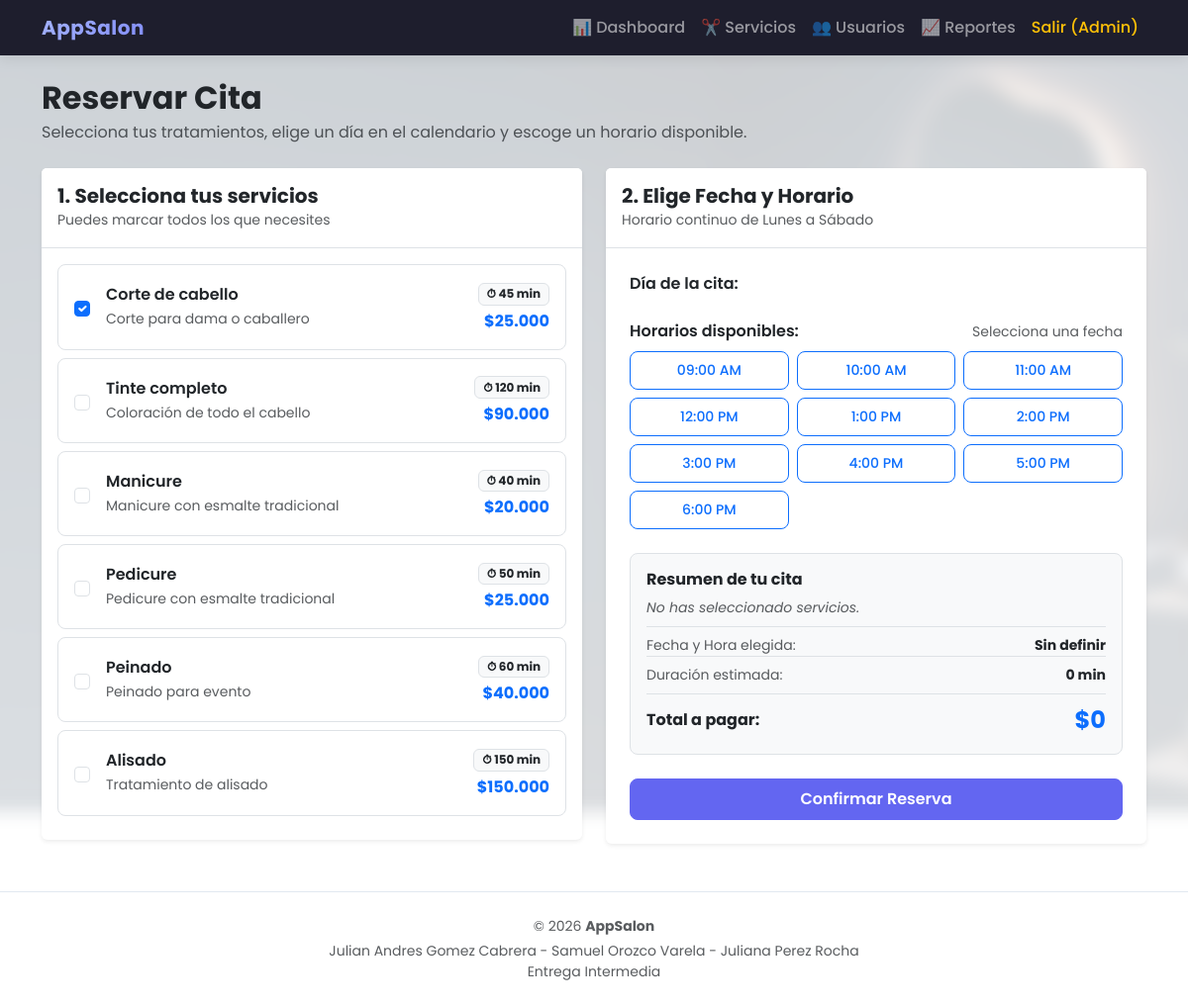
The app's page /index.php?url=citas/crear&servicio_id=1 (signed in) with its own data.
### tables this page shows
CREATE TABLE servicios (
  id INT PRIMARY KEY AUTO_INCREMENT,
  nombre VARCHAR(60) NOT NULL,
  precio DECIMAL(10,2) NOT NULL,
  descripcion TEXT,
  duracion INT DEFAULT 60,
  activo TINYINT(1) DEFAULT 1,
  created_at TIMESTAMP DEFAULT CURRENT_TIMESTAMP
);

### includes/functions.php (called while the page is built, shortened)
<?php
function e($texto): string {
    return htmlspecialchars((string)$texto, ENT_QUOTES, 'UTF-8');
}
function render(string $vista, array $datos = []): void {
    extract($datos);
    include __DIR__ . '/../views/layout/header.php';
    include __DIR__ . '/../views/' . $vista . '.php';
    include __DIR__ . '/../views/layout/footer.php';
}

### controllers/AppointmentController.php (called while the page is built, shortened)
<?php
class AppointmentController {
    public function crear() {
        $servicios = Service::todos();
        $errores = [];
        $servicioIdParam = filter_var($_GET['servicio_id'] ?? null, FILTER_VALIDATE_INT);
        $serviciosIniciales = $servicioIdParam ? [$servicioIdParam] : [];
        $cita = [
            'fecha' => '',
            'hora' => '',
            'servicios' => $serviciosIniciales
        ];
        render('appointments/crear', [
            'servicios' => $servicios,
            'cita'      => $cita,
            'errores'   => $errores
        ]);
    }
}

### public/index.php (called while the page is built, shortened)
<?php
require_once __DIR__ . '/../includes/functions.php';
$rutas = [
    'auth/login'    => ['AuthController', 'login'],
    'auth/registro' => ['AuthController', 'registro'],
    'auth/logout'   => ['AuthController', 'logout'],
    'servicios/index'   => ['ServiceController', 'index'],
    'servicios/admin'   => ['ServiceController', 'admin'],
    'servicios/crear'   => ['ServiceController', 'crear'],
    'servicios/editar'  => ['ServiceController', 'editar'],
    'servicios/eliminar'=> ['ServiceController', 'eliminar'],
    'citas/crear'          => ['AppointmentController', 'crear'],
    'citas/editar'         => ['AppointmentController', 'editar'],
    'citas/mis-citas'      => ['AppointmentController', 'misCitas'],
    'citas/cancelar'       => ['AppointmentController', 'cancelar'],
    'citas/horas-ocupadas' => ['AppointmentController', 'horasOcupadas'],
    'citas/ver-correo'     => ['AppointmentController', 'verCorreoCita'],
    'admin/dashboard'      => ['AdminController', 'index'],
    'admin/cita-estado'    => ['AdminController', 'cambiarEstadoCita'],
    'admin/usuarios'       => ['AdminController', 'usuarios'],
    'admin/usuario-toggle' => ['AdminController', 'toggleUsuario'],
    'admin/disponibilidad' => ['AdminController', 'disponibilidad'],
    'admin/bloquear-hora'  => ['AdminController', 'bloquearHora'],
    'admin/liberar-hora'   => ['AdminController', 'liberarHora'],
    'admin/buzon'          => ['AdminController', 'buzon'],
    'admin/buzon-ver'      => ['AdminController', 'verCorreo'],
    'reportes/index' => ['ReportController', 'index'],
    'reportes/csv'   => ['ReportController', 'csv'],
    'reportes/pdf'   => ['ReportController', 'pdf'],
];
$url = $_GET['url'] ?? 'servicios/index';
try {
    [$controlador, $metodo] = $rutas[$url];
    (new $controlador())->$metodo();
} catch (Throwable $ex) {
    error_log($ex->getMessage());
    http_response_code(500);
    render('error', ['mensaje' => 'Ocurrió un error inesperado']);
}

### models/Service.php (called while the page is built, shortened)
<?php
class Service {
    public static function todos(): array {
        $db = conectarDB();
        $query = "SELECT * FROM servicios ORDER BY id ASC";
        $stmt = $db->query($query);
        return $stmt->fetchAll();
    }
}

### views/appointments/crear.php (the view, shortened to what this page needs)
<link rel="stylesheet" href="https://cdn.jsdelivr.net/npm/flatpickr/dist/flatpickr.min.css">
<link rel="stylesheet" href="https://npmcdn.com/flatpickr/dist/themes/material_blue.css">
<div class="mb-4">
    <h1 class="h2 fw-bold text-dark mb-1">Reservar Cita</h1>
    <p class="text-muted mb-0">Selecciona tus tratamientos, elige un día en el calendario y escoge un horario disponible.</p>
</div>
<form action="<?= BASE_URL ?>/index.php?url=citas/crear" method="POST" id="form-cita">
    <div class="row g-4">
        <div class="col-lg-6">
            <div class="card shadow-sm border-0 mb-4">
                <div class="card-header bg-white py-3 border-bottom">
                    <h5 class="mb-0 fw-bold">1. Selecciona tus servicios</h5>
                    <small class="text-muted">Puedes marcar todos los que necesites</small>
                </div>
                <div class="card-body p-3">
                    <?php if (empty($servicios)): ?>
                        <p class="text-muted text-center py-3">No hay servicios disponibles.</p>
                    <?php else: ?>
                        <div class="list-group list-group-flush">
                            <?php foreach ($servicios as $s):
                                $marcado = in_array((int)$s['id'], array_map('intval', $cita['servicios'] ?? [])) ? 'checked' : '';
                            ?>
                                <label class="list-group-item list-group-item-action d-flex align-items-center justify-content-between p-3 rounded-3 mb-2 border service-item" style="cursor: pointer;">
                                    <div class="d-flex align-items-center gap-3">
                                        <input class="form-check-input flex-shrink-0 check-servicio"
                                               type="checkbox"
                                               name="servicios[]"
                                               value="<?= e($s['id']) ?>"
                                               data-precio="<?= (float)$s['precio'] ?>"
                                               data-nombre="<?= e($s['nombre']) ?>"
                                               data-duracion="<?= (int)($s['duracion'] ?? 60) ?>"
                                               <?= $marcado ?>>
                                        <div>
                                            <div class="fw-semibold text-dark"><?= e($s['nombre']) ?></div>
                                            <small class="text-muted"><?= e($s['descripcion'] ?? 'Tratamiento profesional') ?></small>
                                        </div>
                                    </div>
                                    <div class="text-end">
                                        <span class="badge bg-light text-dark border mb-1">⏱ <?= e($s['duracion'] ?? 60) ?> min</span>
                                        <div class="fw-bold text-primary">$<?= number_format((float)$s['precio'], 0, ',', '.') ?></div>
                                    </div>
                                </label>
                            <?php endforeach; ?>
                        </div>
                    <?php endif; ?>
                </div>
            </div>
        </div>
        <div class="col-lg-6">
            <div class="card shadow-sm border-0 mb-4">
                <div class="card-header bg-white py-3 border-bottom">
                    <h5 class="mb-0 fw-bold">2. Elige Fecha y Horario</h5>
                    <small class="text-muted">Horario continuo de Lunes a Sábado</small>
                </div>
                <div class="card-body p-4">
                    <div class="mb-3">
                        <label class="form-label fw-semibold text-dark">Día de la cita:</label>
                    </div>
                    <div class="mb-4">
                        <label class="form-label fw-semibold text-dark d-flex justify-content-between align-items-center">
                            <span>Horarios disponibles:</span>
                            <small class="text-muted fw-normal" id="fecha-label">Selecciona una fecha</small>
                        </label>
                        <div class="row row-cols-3 g-2" id="grid-horas">
                            <?php
                            $horasDisponibles = ['09:00', '10:00', '11:00', '12:00', '13:00', '14:00', '15:00', '16:00', '17:00', '18:00'];
                            foreach ($horasDisponibles as $h):
                                $hNum = (int)substr($h, 0, 2);
                                $label = ($hNum < 12) ? $h.' AM' : (($hNum === 12) ? '12:00 PM' : ($hNum-12).':00 PM');
                            ?>
                                <div class="col">
                                    <button type="button"
                                            class="btn btn-outline-primary btn-sm w-100 py-2 hora-btn"
                                            data-hora="<?= $h ?>">
                                        <?= $label ?>
                                    </button>
                                </div>
                            <?php endforeach; ?>
                        </div>
                    </div>
                    <div class="border rounded-3 p-3 bg-light mb-4">
                        <h6 class="fw-bold text-dark mb-2">Resumen de tu cita</h6>
                        <div id="lista-resumen" class="small text-muted mb-2">
                            <em>No has seleccionado servicios.</em>
                        </div>
                        <div class="d-flex justify-content-between small text-muted pt-2 border-top">
                            <span>Fecha y Hora elegida:</span>
                            <strong id="resumen-fecha-hora" class="text-dark">Sin definir</strong>
                        </div>
                        <div class="d-flex justify-content-between small text-muted pt-2 border-top">
                            <span>Duración estimada:</span>
                            <strong id="duracion-total" class="text-dark">0 min</strong>
                        </div>
                        <div class="d-flex justify-content-between align-items-center pt-2 mt-2 border-top">
                            <span class="fw-bold text-dark">Total a pagar:</span>
                            <span id="precio-total" class="fs-4 fw-bold text-primary">$0</span>
                        </div>
                    </div>
                    <button type="submit" class="btn btn-primary w-100 py-2 fw-semibold" id="btn-confirmar">
                        Confirmar Reserva
                    </button>
                </div>
            </div>
        </div>
    </div>
</form>

### public/css/styles.css (style rules this page uses)
:root { --primary-color: #6366f1; --primary-hover: #4f46e5; --dark-bg: #1e1e2d; --card-border: rgba(0, 0, 0, 0.06); }
body { font-family: 'Poppins', -apple-system, BlinkMacSystemFont, sans-serif; background: transparent !important; color: #334155; min-height: 100vh; display: flex; flex-direction: column; position: relative; }
body::before { content: ""; position: fixed; top: 0; left: 0; width: 100vw; height: 100vh; background-image: linear-gradient(rgba(248, 250, 252, 0.82), rgba(248, 250, 252, 0.88)), url('../img/fondoappsalon.jpeg'); background-size: cover; background-position: center center; background-repeat: no-repeat; filter: blur(8px); transform: scale(1.05); z-index: -1; pointer-events: none; }
.btn { border-radius: 8px; font-weight: 500; padding: 0.55rem 1.1rem; transition: all 0.2s ease; }
.btn-primary { background-color: var(--primary-color); border-color: var(--primary-color); }

### views/appointments/crear.php (style rules this page uses)
.hora-btn { transition: all 0.2s ease; font-weight: 500; border-radius: 8px; }

### records on screen
servicios: nombre "Corte de cabello", descripcion "Corte para dama o caballero", duracion "45", precio "25.000"
servicios: nombre "Tinte completo", descripcion "Coloración de todo el cabello", duracion "120", precio "90.000"
servicios: nombre "Manicure", descripcion "Manicure con esmalte tradicional", duracion "40", precio "20.000"
servicios: nombre "Pedicure", descripcion "Pedicure con esmalte tradicional", duracion "50", precio "25.000"
servicios: nombre "Peinado", descripcion "Peinado para evento", duracion "60", precio "40.000"
servicios: nombre "Alisado", descripcion "Tratamiento de alisado", duracion "150", precio "150.000"

### other values on screen
$_SESSION['nombre'] "Admin"
$label "09:00 AM"
$label "10:00 AM"
$label "11:00 AM"
$label "12:00 PM"
$label "1:00 PM"
$label "2:00 PM"
$label "3:00 PM"
$label "4:00 PM"
$label "5:00 PM"
$label "6:00 PM"
